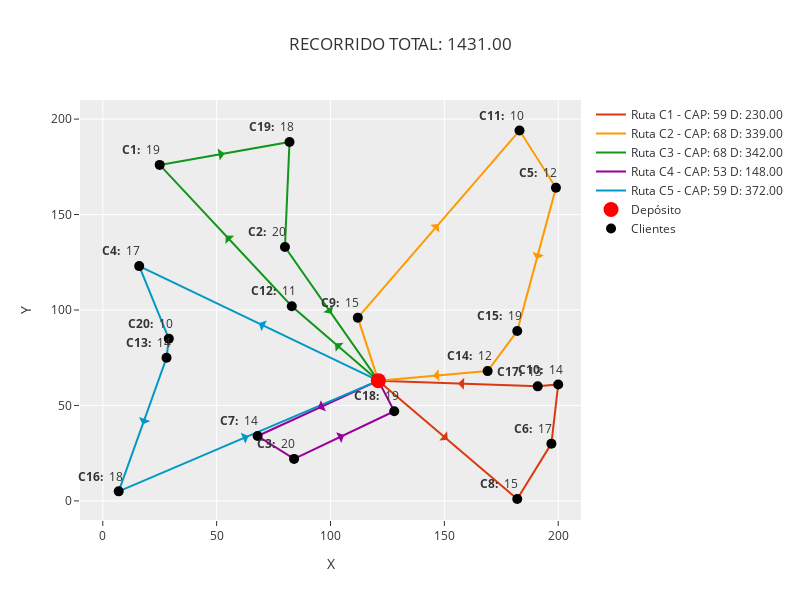

Notebook source saved alongside this figure:
### Code cell
fig = go.Figure()

# RUTAS
for id_camion, ruta in rutas.items():
    coords_x = [COORDENADAS[nodo]["x"] for nodo in ruta]
    coords_y = [COORDENADAS[nodo]["y"] for nodo in ruta]
    capacidad_ruta = sum(map(lambda x: DEMANDAS[x] if x != 0 else 0, ruta))
    distancia_ruta = sum([DISTANCIAS[(ruta[i], ruta[i + 1])] for i in range(len(ruta) - 1)])

    fig.add_trace(
        go.Scatter(
            x=coords_x,
            y=coords_y,
            mode="lines",
            line=dict(color=px.colors.qualitative.G10[id_camion % len(px.colors.qualitative.G10)], width=2, dash="solid"),
            name=f"Ruta C{id_camion} - CAP: {capacidad_ruta} D: {distancia_ruta:.2f}",
        )
    )

    # FLECHAS
    for i in range(len(ruta) - 1):
        mid_x = (coords_x[i] + coords_x[i + 1]) / 2
        mid_y = (coords_y[i] + coords_y[i + 1]) / 2
        fig.add_annotation(
            x=mid_x, y=mid_y,
            ax=mid_x - (coords_x[i + 1] - coords_x[i]) * 0.1, ay=mid_y - (coords_y[i + 1] - coords_y[i]) * 0.1,
            xref="x",
            yref="y",
            axref="x",
            ayref="y",
            showarrow=True,
            arrowhead=1,
            arrowsize=2,
            arrowwidth=1,
            arrowcolor=px.colors.qualitative.G10[id_camion % len(px.colors.qualitative.G10)],
        )

# DEPÓSITO
fig.add_trace(
    go.Scatter(
        x=[COORDENADAS[0]["x"]],
        y=[COORDENADAS[0]["y"]],
        mode="markers",
        name="Depósito",
        marker=dict(color="red", size=15),
    )
)

# CLIENTES
fig.add_trace(
    go.Scatter(
        x=[coord["x"] for coord in list(COORDENADAS.values())[1:]],
        y=[coord["y"] for coord in list(COORDENADAS.values())[1:]],
        mode="markers",
        name="Clientes",
        marker=dict(color="black", size=10),
    )
)

for cliente in CLIENTES:
    coord_cliente_x = COORDENADAS[cliente]["x"]
    coord_cliente_y = COORDENADAS[cliente]["y"]
    fig.add_annotation(x=coord_cliente_x - 8, y=coord_cliente_y + 8, text=f"<b>C{cliente}: </b> {DEMANDAS[cliente]}", showarrow=False)


fig.update_layout(
    title=f"RECORRIDO TOTAL: {fo:.2f}",
    xaxis_title="X",
    yaxis_title="Y",
    xaxis=dict(range=[-10, N * 10 + 10]),
    yaxis=dict(range=[-10, N * 10 + 10]),
    width=800,
    height=600,
    template="ggplot2",
)

fig.show()

### Figure 1 — Plotly figure (JSON) as saved in the notebook; plotly's stock layout.template omitted (floating-point values rounded to 4 significant figures)
{"data": [{"line": {"color": "#DC3912", "dash": "solid", "width": 2}, "mode": "lines", "name": "Ruta C1 - CAP: 59 D: 230.00", "type": "scatter", "x": [121, 182, 197, 200, 191, 121], "y": [63, 1, 30, 61, 60, 63]}, {"line": {"color": "#FF9900", "dash": "solid", "width": 2}, "mode": "lines", "name": "Ruta C2 - CAP: 68 D: 339.00", "type": "scatter", "x": [121, 112, 183, 199, 182, 169, 121], "y": [63, 96, 194, 164, 89, 68, 63]}, {"line": {"color": "#109618", "dash": "solid", "width": 2}, "mode": "lines", "name": "Ruta C3 - CAP: 68 D: 342.00", "type": "scatter", "x": [121, 83, 25, 82, 80, 121], "y": [63, 102, 176, 188, 133, 63]}, {"line": {"color": "#990099", "dash": "solid", "width": 2}, "mode": "lines", "name": "Ruta C4 - CAP: 53 D: 148.00", "type": "scatter", "x": [121, 68, 84, 128, 121], "y": [63, 34, 22, 47, 63]}, {"line": {"color": "#0099C6", "dash": "solid", "width": 2}, "mode": "lines", "name": "Ruta C5 - CAP: 59 D: 372.00", "type": "scatter", "x": [121, 16, 29, 28, 7, 121], "y": [63, 123, 85, 75, 5, 63]}, {"marker": {"color": "red", "size": 15}, "mode": "markers", "name": "Depósito", "type": "scatter", "x": [121], "y": [63]}, {"marker": {"color": "black", "size": 10}, "mode": "markers", "name": "Clientes", "type": "scatter", "x": [25, 80, 84, 16, 199, 197, 68, 182, 112, 200, 183, 83, 28, 169, 182, 7, 191, 128, 82, 29], "y": [176, 133, 22, 123, 164, 30, 34, 1, 96, 61, 194, 102, 75, 68, 89, 5, 60, 47, 188, 85]}], "layout": {"annotations": [{"arrowcolor": "#DC3912", "arrowhead": 1, "arrowsize": 2, "arrowwidth": 1, "ax": 145.4, "axref": "x", "ay": 38.2, "ayref": "y", "showarrow": true, "x": 151.5, "xref": "x", "y": 32, "yref": "y"}, {"arrowcolor": "#DC3912", "arrowhead": 1, "arrowsize": 2, "arrowwidth": 1, "ax": 188, "axref": "x", "ay": 12.6, "ayref": "y", "showarrow": true, "x": 189.5, "xref": "x", "y": 15.5, "yref": "y"}, {"arrowcolor": "#DC3912", "arrowhead": 1, "arrowsize": 2, "arrowwidth": 1, "ax": 198.2, "axref": "x", "ay": 42.4, "ayref": "y", "showarrow": true, "x": 198.5, "xref": "x", "y": 45.5, "yref": "y"}, {"arrowcolor": "#DC3912", "arrowhead": 1, "arrowsize": 2, "arrowwidth": 1, "ax": 196.4, "axref": "x", "ay": 60.6, "ayref": "y", "showarrow": true, "x": 195.5, "xref": "x", "y": 60.5, "yref": "y"}, {"arrowcolor": "#DC3912", "arrowhead": 1, "arrowsize": 2, "arrowwidth": 1, "ax": 163, "axref": "x", "ay": 61.2, "ayref": "y", "showarrow": true, "x": 156, "xref": "x", "y": 61.5, "yref": "y"}, {"arrowcolor": "#FF9900", "arrowhead": 1, "arrowsize": 2, "arrowwidth": 1, "ax": 117.4, "axref": "x", "ay": 76.2, "ayref": "y", "showarrow": true, "x": 116.5, "xref": "x", "y": 79.5, "yref": "y"}, {"arrowcolor": "#FF9900", "arrowhead": 1, "arrowsize": 2, "arrowwidth": 1, "ax": 140.4, "axref": "x", "ay": 135.2, "ayref": "y", "showarrow": true, "x": 147.5, "xref": "x", "y": 145, "yref": "y"}, {"arrowcolor": "#FF9900", "arrowhead": 1, "arrowsize": 2, "arrowwidth": 1, "ax": 189.4, "axref": "x", "ay": 182, "ayref": "y", "showarrow": true, "x": 191, "xref": "x", "y": 179, "yref": "y"}, {"arrowcolor": "#FF9900", "arrowhead": 1, "arrowsize": 2, "arrowwidth": 1, "ax": 192.2, "axref": "x", "ay": 134, "ayref": "y", "showarrow": true, "x": 190.5, "xref": "x", "y": 126.5, "yref": "y"}, {"arrowcolor": "#FF9900", "arrowhead": 1, "arrowsize": 2, "arrowwidth": 1, "ax": 176.8, "axref": "x", "ay": 80.6, "ayref": "y", "showarrow": true, "x": 175.5, "xref": "x", "y": 78.5, "yref": "y"}, {"arrowcolor": "#FF9900", "arrowhead": 1, "arrowsize": 2, "arrowwidth": 1, "ax": 149.8, "axref": "x", "ay": 66, "ayref": "y", "showarrow": true, "x": 145, "xref": "x", "y": 65.5, "yref": "y"}, {"arrowcolor": "#109618", "arrowhead": 1, "arrowsize": 2, "arrowwidth": 1, "ax": 105.8, "axref": "x", "ay": 78.6, "ayref": "y", "showarrow": true, "x": 102, "xref": "x", "y": 82.5, "yref": "y"}, {"arrowcolor": "#109618", "arrowhead": 1, "arrowsize": 2, "arrowwidth": 1, "ax": 59.8, "axref": "x", "ay": 131.6, "ayref": "y", "showarrow": true, "x": 54, "xref": "x", "y": 139, "yref": "y"}, {"arrowcolor": "#109618", "arrowhead": 1, "arrowsize": 2, "arrowwidth": 1, "ax": 47.8, "axref": "x", "ay": 180.8, "ayref": "y", "showarrow": true, "x": 53.5, "xref": "x", "y": 182, "yref": "y"}, {"arrowcolor": "#109618", "arrowhead": 1, "arrowsize": 2, "arrowwidth": 1, "ax": 81.2, "axref": "x", "ay": 166, "ayref": "y", "showarrow": true, "x": 81, "xref": "x", "y": 160.5, "yref": "y"}, {"arrowcolor": "#109618", "arrowhead": 1, "arrowsize": 2, "arrowwidth": 1, "ax": 96.4, "axref": "x", "ay": 105, "ayref": "y", "showarrow": true, "x": 100.5, "xref": "x", "y": 98, "yref": "y"}, {"arrowcolor": "#990099", "arrowhead": 1, "arrowsize": 2, "arrowwidth": 1, "ax": 99.8, "axref": "x", "ay": 51.4, "ayref": "y", "showarrow": true, "x": 94.5, "xref": "x", "y": 48.5, "yref": "y"}, {"arrowcolor": "#990099", "arrowhead": 1, "arrowsize": 2, "arrowwidth": 1, "ax": 74.4, "axref": "x", "ay": 29.2, "ayref": "y", "showarrow": true, "x": 76, "xref": "x", "y": 28, "yref": "y"}, {"arrowcolor": "#990099", "arrowhead": 1, "arrowsize": 2, "arrowwidth": 1, "ax": 101.6, "axref": "x", "ay": 32, "ayref": "y", "showarrow": true, "x": 106, "xref": "x", "y": 34.5, "yref": "y"}, {"arrowcolor": "#990099", "arrowhead": 1, "arrowsize": 2, "arrowwidth": 1, "ax": 125.2, "axref": "x", "ay": 53.4, "ayref": "y", "showarrow": true, "x": 124.5, "xref": "x", "y": 55, "yref": "y"}, {"arrowcolor": "#0099C6", "arrowhead": 1, "arrowsize": 2, "arrowwidth": 1, "ax": 79, "axref": "x", "ay": 87, "ayref": "y", "showarrow": true, "x": 68.5, "xref": "x", "y": 93, "yref": "y"}, {"arrowcolor": "#0099C6", "arrowhead": 1, "arrowsize": 2, "arrowwidth": 1, "ax": 21.2, "axref": "x", "ay": 107.8, "ayref": "y", "showarrow": true, "x": 22.5, "xref": "x", "y": 104, "yref": "y"}, {"arrowcolor": "#0099C6", "arrowhead": 1, "arrowsize": 2, "arrowwidth": 1, "ax": 28.6, "axref": "x", "ay": 81, "ayref": "y", "showarrow": true, "x": 28.5, "xref": "x", "y": 80, "yref": "y"}, {"arrowcolor": "#0099C6", "arrowhead": 1, "arrowsize": 2, "arrowwidth": 1, "ax": 19.6, "axref": "x", "ay": 47, "ayref": "y", "showarrow": true, "x": 17.5, "xref": "x", "y": 40, "yref": "y"}, {"arrowcolor": "#0099C6", "arrowhead": 1, "arrowsize": 2, "arrowwidth": 1, "ax": 52.6, "axref": "x", "ay": 28.2, "ayref": "y", "showarrow": true, "x": 64, "xref": "x", "y": 34, "yref": "y"}, {"showarrow": false, "text": "<b>C1: </b> 19", "x": 17, "y": 184}, {"showarrow": false, "text": "<b>C2: </b> 20", "x": 72, "y": 141}, {"showarrow": false, "text": "<b>C3: </b> 20", "x": 76, "y": 30}, {"showarrow": false, "text": "<b>C4: </b> 17", "x": 8, "y": 131}, {"showarrow": false, "text": "<b>C5: </b> 12", "x": 191, "y": 172}, {"showarrow": false, "text": "<b>C6: </b> 17", "x": 189, "y": 38}, {"showarrow": false, "text": "<b>C7: </b> 14", "x": 60, "y": 42}, {"showarrow": false, "text": "<b>C8: </b> 15", "x": 174, "y": 9}, {"showarrow": false, "text": "<b>C9: </b> 15", "x": 104, "y": 104}, {"showarrow": false, "text": "<b>C10: </b> 14", "x": 192, "y": 69}, {"showarrow": false, "text": "<b>C11: </b> 10", "x": 175, "y": 202}, {"showarrow": false, "text": "<b>C12: </b> 11", "x": 75, "y": 110}, {"showarrow": false, "text": "<b>C13: </b> 14", "x": 20, "y": 83}, {"showarrow": false, "text": "<b>C14: </b> 12", "x": 161, "y": 76}, {"showarrow": false, "text": "<b>C15: </b> 19", "x": 174, "y": 97}, {"showarrow": false, "text": "<b>C16: </b> 18", "x": -1, "y": 13}, {"showarrow": false, "text": "<b>C17: </b> 13", "x": 183, "y": 68}, {"showarrow": false, "text": "<b>C18: </b> 19", "x": 120, "y": 55}, {"showarrow": false, "text": "<b>C19: </b> 18", "x": 74, "y": 196}, {"showarrow": false, "text": "<b>C20: </b> 10", "x": 21, "y": 93}], "height": 600, "title": {"text": "RECORRIDO TOTAL: 1431.00"}, "width": 800, "xaxis": {"range": [-10, 210], "title": {"text": "X"}}, "yaxis": {"range": [-10, 210], "title": {"text": "Y"}}}}
